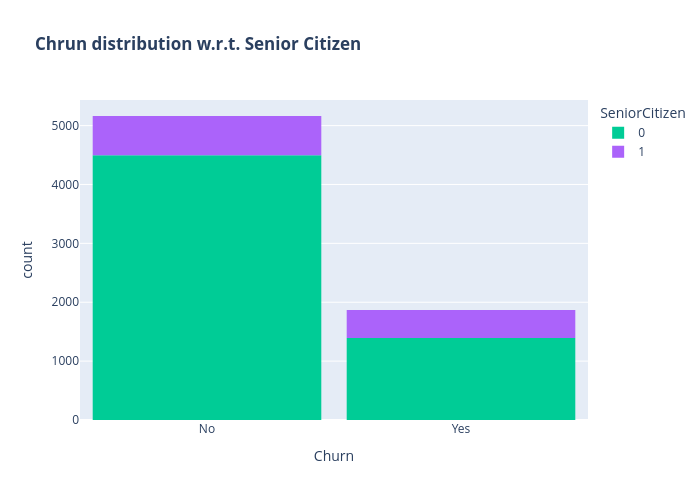

The code cell stored with this chart in its notebook:
### Markdown cell above
Customers that doesn't have partners are more likely to churn

### Code cell
color_map = {"Yes": '#00CC96', "No": '#B6E880'}
fig = px.histogram(df, x="Churn", color="SeniorCitizen", title="<b>Chrun distribution w.r.t. Senior Citizen</b>", color_discrete_map=color_map)
fig.update_layout(width=700, height=500, bargap=0.1)
fig.show()

### Figure 1 — Plotly figure (JSON) as saved in the notebook; plotly's stock layout.template omitted (floating-point values rounded to 4 significant figures; data arrays with more than 128 entries replaced by an {"elided": "..."} marker saying what was removed)
{"data": [{"bingroup": "x", "hovertemplate": "SeniorCitizen=0<br>Churn=%{x}<br>count=%{y}<extra></extra>", "legendgroup": "0", "marker": {"color": "#00cc96", "pattern": {"shape": ""}}, "name": "0", "orientation": "v", "showlegend": true, "type": "histogram", "x": {"elided": "5890 str values"}, "xaxis": "x", "yaxis": "y"}, {"bingroup": "x", "hovertemplate": "SeniorCitizen=1<br>Churn=%{x}<br>count=%{y}<extra></extra>", "legendgroup": "1", "marker": {"color": "#ab63fa", "pattern": {"shape": ""}}, "name": "1", "orientation": "v", "showlegend": true, "type": "histogram", "x": {"elided": "1142 str values"}, "xaxis": "x", "yaxis": "y"}], "layout": {"bargap": 0.1, "barmode": "relative", "height": 500, "legend": {"title": {"text": "SeniorCitizen"}, "tracegroupgap": 0}, "title": {"text": "<b>Chrun distribution w.r.t. Senior Citizen</b>"}, "width": 700, "xaxis": {"anchor": "y", "domain": [0, 1], "title": {"text": "Churn"}}, "yaxis": {"anchor": "x", "domain": [0, 1], "title": {"text": "count"}}}}
